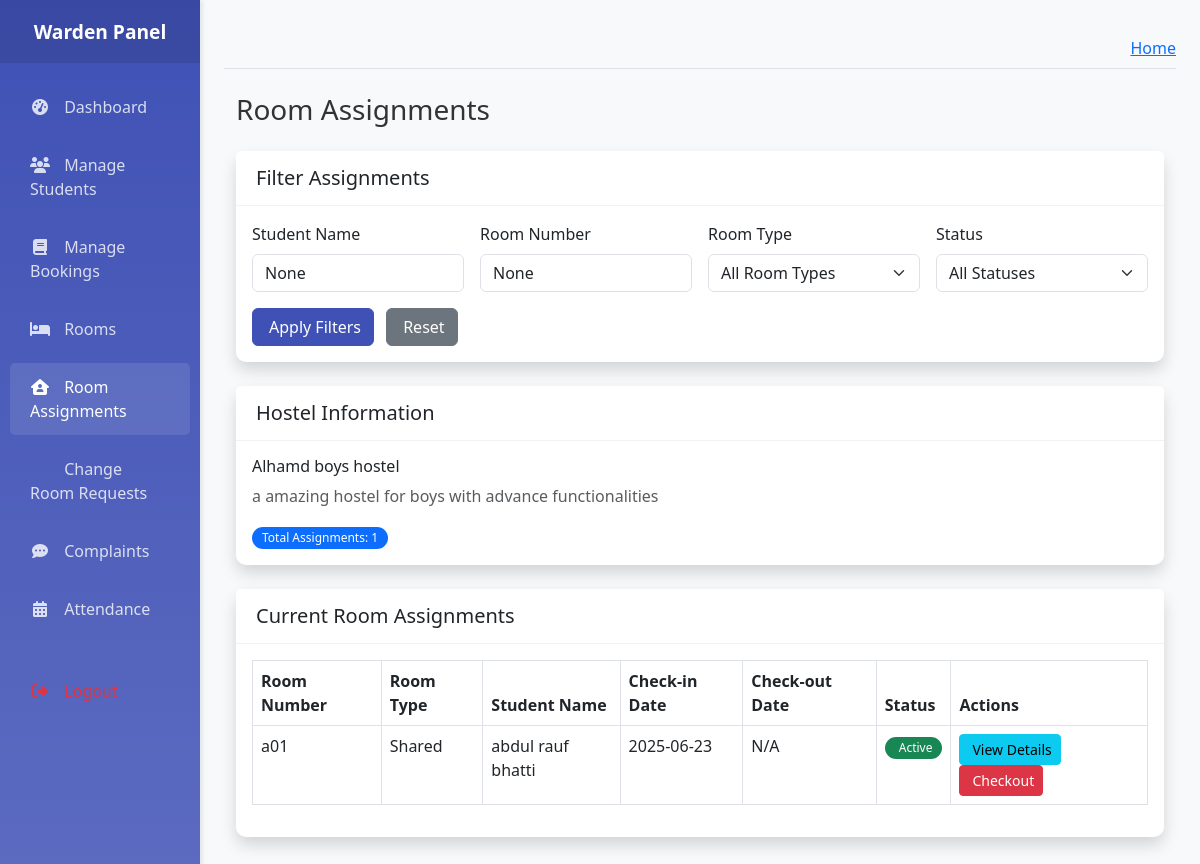
The app's page /warden/room-assignments/ (signed in) with its own data.
### coustom_admin/models.py (models this page shows, shortened)
class Hostels(models.Model):
    name = models.CharField(max_length=100)
    address = models.TextField(max_length=250)
    gender = models.CharField(default="Male", choices=[('Male', 'Male'), ('Female', 'Female')])
    contact_number = models.CharField(max_length=11)
    total_floors = models.IntegerField()
    description = models.TextField(blank=True, null=True)
    created_at = models.DateTimeField(auto_now_add=True)

class RoomAssignment(models.Model):
    booking = models.OneToOneField(
        BookingRequest,
        on_delete=models.CASCADE,
        related_name='room_assignment'
    )
    room = models.ForeignKey(
        Rooms,
        on_delete=models.CASCADE,
        related_name='assignments'
    )
    assigned_date = models.DateTimeField(auto_now_add=True)
    check_in_date = models.DateField(null=True, blank=True)
    check_out_date = models.DateField(null=True, blank=True)
    is_active = models.BooleanField(default=True, db_index=True)
    notes = models.TextField(blank=True)
    assigned_by = models.ForeignKey(
        User,
        on_delete=models.SET_NULL,
        null=True,
        related_name='assigned_rooms'
    )
    class Meta:
        ordering = ['-assigned_date']
        verbose_name = 'Room Assignment'
        verbose_name_plural = 'Room Assignments'

class Rooms(models.Model):
    ROOM_TYPES = [
        ('Single', 'Single'),
        ('Double', 'Double'),
        ('Triple', 'Triple'),
        ('Quad', 'Quad'),
    ]
    ROOM_STATUS = [
        ('Available', 'Available'),
        ('Occupied', 'Occupied'),
        ('Maintenance', 'Maintenance'),
    ]
    hostel = models.ForeignKey(Hostels, on_delete=models.CASCADE, related_name='rooms')
    room_number = models.CharField(max_length=10)
    room_type = models.CharField(max_length=20, choices=ROOM_TYPES)
    capacity = models.PositiveIntegerField(default=1, validators=[MinValueValidator(1), MaxValueValidator(4)])
    current_occupants = models.PositiveIntegerField(default=0, editable=False)
    status = models.CharField(max_length=20, choices=ROOM_STATUS, default='Available')
    rent = models.DecimalField(max_digits=10, decimal_places=2, default=0.00)
    description = models.TextField(blank=True, null=True)
    floor_number = models.PositiveIntegerField()
    created_at = models.DateTimeField(auto_now_add=True)
    updated_at = models.DateTimeField(auto_now=True)
    class Meta:
        verbose_name_plural = "Rooms"
        ordering = ['floor_number', 'room_number']
        unique_together = ['hostel', 'room_number']

class BookingRequest(models.Model):
    STATUS_CHOICES = [
        ('Pending', 'Pending'),
        ('Approved', 'Approved'),
        ('Rejected', 'Rejected'),
        ('Cancelled', 'Cancelled'),
        ('Completed', 'Completed')
    ]
    student = models.ForeignKey(User, on_delete=models.CASCADE, related_name='bookings')
    hostel = models.ForeignKey('Hostels', on_delete=models.CASCADE, related_name='bookings')
    room_type = models.CharField(max_length=20, choices=[
        ('Single', 'Single'),
        ('Double', 'Double'),
        ('Shared', 'Shared')
    ])
    status = models.CharField(max_length=20, choices=STATUS_CHOICES, default='Pending')
    check_in_date = models.DateField()
    check_out_date = models.DateField(null=True, blank=True)
    request_date = models.DateTimeField(auto_now_add=True, help_text='When the booking was requested')
    class Meta:
        constraints = [
            models.UniqueConstraint(
                fields=['student'],
                condition=Q(status='Pending') | Q(status='Approved'),
                name='unique_active_booking_per_student'
            )
        ]
    updated_at = models.DateTimeField(auto_now=True)
    admin_notes = models.TextField(blank=True, null=True)
    class Meta:
        ordering = ['-request_date']

### warden/views.py (the view)
# urls.py: path('room-assignments/', views.room_assignments, name='room_assignments'),
@login_required
@user_passes_test(lambda u: hasattr(u, 'warden_profile'))
def room_assignments(request):
    warden_profile = request.user.warden_profile
    assigned_hostel = HostelWardens.objects.filter(warden=warden_profile).first().hostel if HostelWardens.objects.filter(warden=warden_profile).exists() else None
    if not assigned_hostel:
        messages.error(request, 'You are not assigned to any hostel.')
        return redirect('warden:dashboard')
    assignments = RoomAssignment.objects.filter(
        room__hostel=assigned_hostel
    ).select_related('booking__student', 'room')
    student_name = request.GET.get('student_name')
    if student_name:
        assignments = assignments.filter(
            Q(booking__student__first_name__icontains=student_name) |
            Q(booking__student__last_name__icontains=student_name)
        )
    room_number = request.GET.get('room_number')
    if room_number:
        assignments = assignments.filter(room__room_number__icontains=room_number)
    room_type = request.GET.get('room_type')
    if room_type:
        assignments = assignments.filter(room__room_type__icontains=room_type)
    status_filter = request.GET.get('status')
    if status_filter == 'active':
        assignments = assignments.filter(is_active=True)
    elif status_filter == 'inactive':
        assignments = assignments.filter(is_active=False)
    assignments = assignments.order_by('-is_active', 'room__room_number')
    context = {
        'page_title': 'Room Assignments',
        'hostel': assigned_hostel,
        'assignments': assignments,
        'total_assignments': assignments.count(),
        'student_name_filter': student_name,
        'room_number_filter': room_number,
        'room_type_filter': room_type,
        'status_filter': status_filter,
    }
    return render(request, 'warden/warden_room_assignments.html', context)

### warden/templates/warden/warden_room_assignments.html (shortened to what this page needs)
{% extends 'warden/warden_base.html' %}
{% load static %}
{% block content %}
<div class="container-fluid mt-4">
    <h1 class="h3 mb-4 text-gray-800">Room Assignments</h1>
    <div class="card shadow mb-4">
        <div class="card-header">
            <h5 class="card-title mb-0">Filter Assignments</h5>
        </div>
        <div class="card-body">
            <form method="GET" class="row g-3" id="filterForm">
                <div class="col-md-3 col-sm-6">
                    <label for="student_name" class="form-label">Student Name</label>
                    <input type="text" class="form-control" id="student_name" name="student_name"
                           placeholder="Search by student name" value="{{ student_name_filter }}">
                </div>
                <div class="col-md-3 col-sm-6">
                    <label for="room_number" class="form-label">Room Number</label>
                    <input type="text" class="form-control" id="room_number" name="room_number"
                           placeholder="Search by room number" value="{{ room_number_filter }}">
                </div>
                <div class="col-md-3 col-sm-6">
                    <label for="room_type" class="form-label">Room Type</label>
                    <select class="form-select" id="room_type" name="room_type">
                        <option value="">All Room Types</option>
                    </select>
                </div>
                <div class="col-md-3 col-sm-6">
                    <label for="status" class="form-label">Status</label>
                    <select class="form-select" id="status" name="status">
                        <option value="">All Statuses</option>
                    </select>
                </div>
                <div class="col-12">
                    <button type="submit" class="btn btn-primary me-2" id="filterButton">
                         Apply Filters
                    </button>
                    <a href="{% url 'warden:room_assignments' %}" class="btn btn-secondary">
                         Reset
                    </a>
                </div>
            </form>
        </div>
    </div>
    <div class="card shadow mb-4">
        <div class="card-header">
            <h5 class="card-title mb-0">Hostel Information</h5>
        </div>
        <div class="card-body">
            <h6>{{ hostel.name }}</h6>
            <p class="text-muted">{{ hostel.address }}</p>
            <div class="mt-2">
                <span class="badge bg-primary me-2">Total Assignments: {{ total_assignments }}</span>
            </div>
        </div>
    </div>
    <div class="card shadow mb-4">
        <div class="card-header d-flex justify-content-between align-items-center">
            <h5 class="card-title mb-0">Current Room Assignments</h5>
        </div>
        <div class="card-body">
            <div class="table-responsive">
                <table class="table table-bordered table-hover" id="assignmentsTable" width="100%" cellspacing="0">
                    <thead>
                        <tr>
                            <th>Room Number</th>
                            <th>Room Type</th>
                            <th>Student Name</th>
                            <th>Check-in Date</th>
                            <th>Check-out Date</th>
                            <th>Status</th>
                            <th>Actions</th>
                        </tr>
                    </thead>
                    <tbody>
                        {% for assignment in assignments %}
                        <tr>
                            <td>{{ assignment.room.room_number }}</td>
                            <td>{{ assignment.room.room_type }}</td>
                            <td>{{ assignment.booking.student.get_full_name }}</td>
                            <td>{{ assignment.check_in_date|date:"Y-m-d" }}</td>
                            <td>{{ assignment.check_out_date|date:"Y-m-d"|default:"N/A" }}</td>
                            <td>
                                {% if assignment.is_active %}
                                    <span class="badge bg-success">Active</span>
                                {% else %}
                                    <span class="badge bg-secondary"><i class="bi bi-x-circle me-1"></i>Inactive</span>
                                {% endif %}
                            </td>
                            <td>
                                <button type="button" class="btn btn-info btn-sm view-details-btn"
                                        data-bs-toggle="modal"
                                        data-bs-target="#assignmentDetailsModal"
                                        data-assignment-id="{{ assignment.id }}">
                                     View Details
                                </button>
                                {% if assignment.is_active %}
                                <form action="{% url 'warden:checkout_student' assignment.id %}" method="POST" style="display: inline-block;">
                                    <button type="submit" class="btn btn-danger btn-sm checkout-btn"
                                            onclick="return confirm('Are you sure you want to checkout this student from room {{ assignment.room.room_number }}? This action cannot be undone.');">
                                         Checkout
                                    </button>
                                </form>
                                {% endif %}
                            </td>
                        </tr>
                        {% empty %}
                        <tr>
                            <td colspan="6" class="text-center">No active room assignments found for this hostel.</td>
                        </tr>
                        {% endfor %}
                    </tbody>
                </table>
            </div>
        </div>
    </div>
</div>
{% endblock content %}

### warden/templates/warden/warden_base.html (style rules this page uses)
:root { --primary-color: #3f51b5; --secondary-color: #5c6bc0; --accent-color: #ff4081; --light-gray: #f5f5f5; --dark-gray: #333; }
body { font-family: 'Segoe UI', Tahoma, Geneva, Verdana, sans-serif; background-color: #f8f9fa; color: #333; }
.card { border: none; border-radius: 10px; box-shadow: 0 2px 10px rgba(0, 0, 0, 0.05); margin-bottom: 20px; transition: transform 0.3s, box-shadow 0.3s; }
.card-header { background-color: white; border-bottom: 1px solid rgba(0, 0, 0, 0.05); font-weight: 600; padding: 15px 20px; }
.btn-primary { background-color: var(--primary-color); border-color: var(--primary-color); }
.badge { padding: 5px 10px; font-weight: 500; border-radius: 20px; }

### records on screen
Hostels: name "Alhamd boys hostel", address "a amazing hostel for boys with advance functionalities"
RoomAssignment: room.room_number "a01", room.room_type "Shared", booking.student.get_full_name "abdul rauf bhatti", check_in_date "2025-06-23", check_out_date "N/A", is_active "Active"

### other values on screen
{{ total_assignments }} "1"
